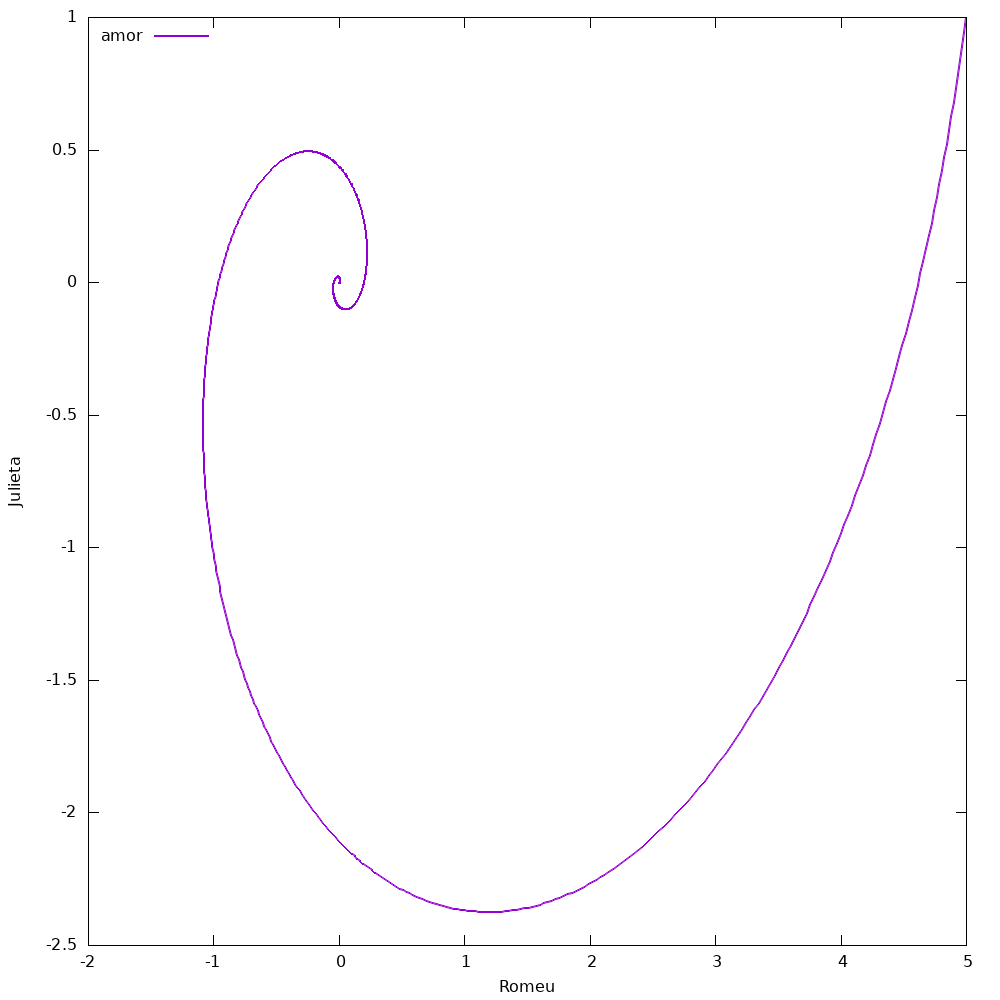

Here is the gnuplot script that generated this plot:
set terminal png size 1000, 1000
set output 'fase.png'

set xlabel "Romeu"
set ylabel "Julieta"

#set xrange [-10:10]
#set yrange [-10:10]

set key top left 


plot "../dat/ld.dat" using 2:3 with lines lw 2 title "amor"

unset output